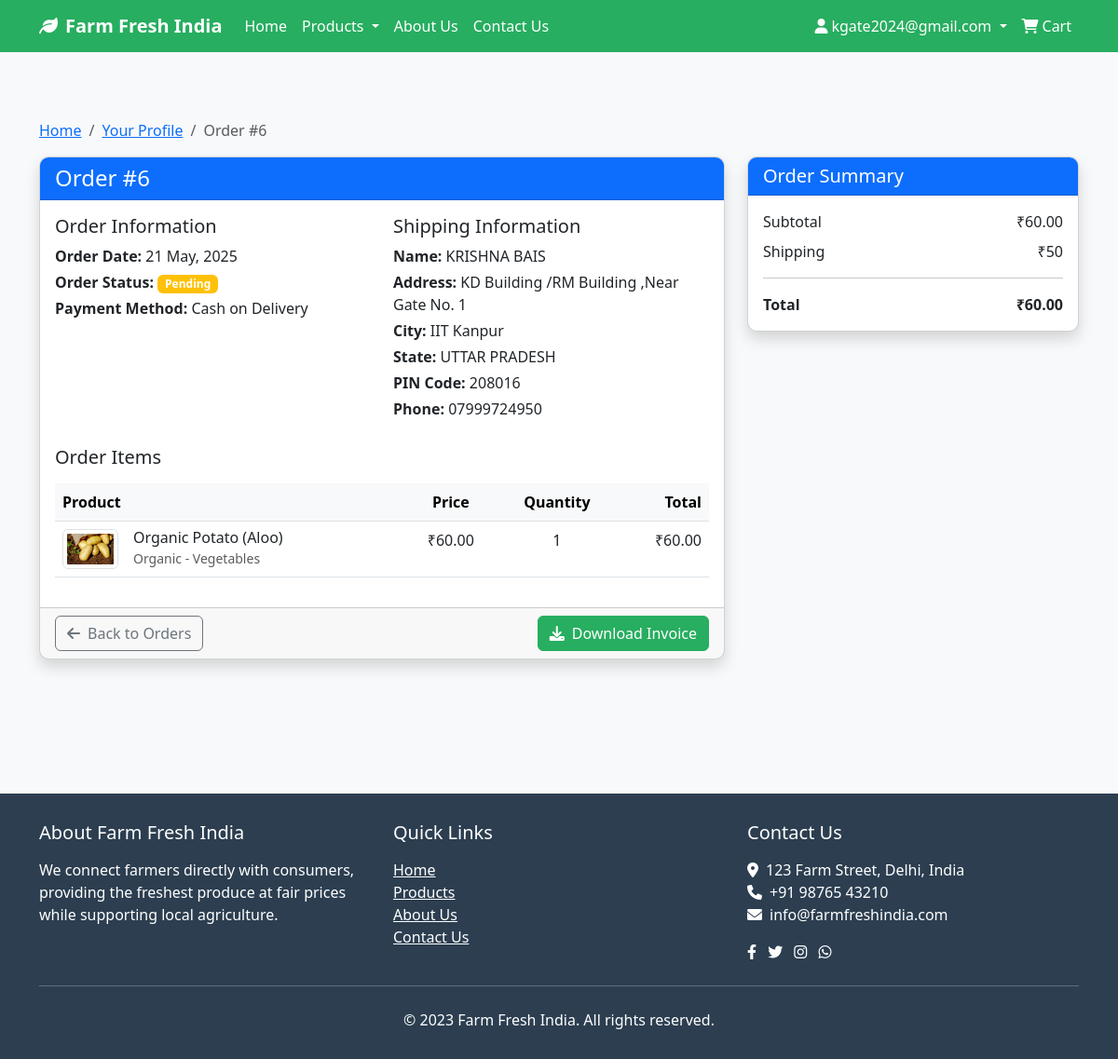
Page /cart/order/6/ (signed in) on the committed database.
### cart/models.py (models this page shows, shortened)
class Order(models.Model):
    PAYMENT_METHOD_CHOICES = [
        ('upi', 'UPI'),
        ('card', 'Credit/Debit Card'),
        ('cod', 'Cash on Delivery'),
    ]
    ORDER_STATUS_CHOICES = [
        ('pending', 'Pending'),
        ('processing', 'Processing'),
        ('shipped', 'Shipped'),
        ('delivered', 'Delivered'),
        ('cancelled', 'Cancelled'),
    ]
    user = models.ForeignKey(User, on_delete=models.CASCADE, related_name='orders')
    full_name = models.CharField(max_length=150)
    email = models.EmailField()
    phone = models.CharField(max_length=15)
    address = models.CharField(max_length=250)
    city = models.CharField(max_length=100)
    state = models.CharField(max_length=100)
    pin_code = models.CharField(max_length=20)
    created = models.DateTimeField(auto_now_add=True)
    updated = models.DateTimeField(auto_now=True)
    payment_method = models.CharField(max_length=10, choices=PAYMENT_METHOD_CHOICES, default='cod')
    transaction_id = models.CharField(max_length=150, blank=True)
    status = models.CharField(max_length=20, choices=ORDER_STATUS_CHOICES, default='pending')
    total_paid = models.DecimalField(max_digits=10, decimal_places=2)
    class Meta:
        ordering = ('-created',)
    def get_total_cost(self):
        return sum(item.get_cost() for item in self.items.all())

class OrderItem(models.Model):
    order = models.ForeignKey(Order, related_name='items', on_delete=models.CASCADE)
    product = models.ForeignKey(Product, related_name='order_items', on_delete=models.CASCADE)
    price = models.DecimalField(max_digits=10, decimal_places=2)
    quantity = models.PositiveIntegerField(default=1)
    def get_cost(self):
        return self.price * self.quantity

### products/models.py (models this page shows, shortened)
class Product(models.Model):
    category = models.ForeignKey(Category, related_name='products', on_delete=models.CASCADE)
    name = models.CharField(max_length=100)
    slug = models.SlugField(max_length=150, unique=True)
    description = models.TextField(blank=True)
    price = models.DecimalField(max_digits=10, decimal_places=2)
    stock = models.PositiveIntegerField(default=0)
    available = models.BooleanField(default=True)
    created = models.DateTimeField(auto_now_add=True)
    updated = models.DateTimeField(auto_now=True)
    image = models.ImageField(upload_to='products/', blank=True)
    is_featured = models.BooleanField(default=False)
    unit = models.CharField(max_length=20, default='kg', help_text='Unit of measurement (kg, g, piece)')
    class Meta:
        ordering = ('name',)

class Category(models.Model):
    CATEGORY_CHOICES = [
        ('normal', 'Normal'),
        ('organic', 'Organic'),
    ]
    SUB_CATEGORY_CHOICES = [
        ('anaj', 'Anaj (Grains)'),
        ('fruits', 'Fruits'),
        ('vegetables', 'Vegetables'),
    ]
    name = models.CharField(max_length=50)
    slug = models.SlugField(max_length=100, unique=True)
    category_type = models.CharField(max_length=10, choices=CATEGORY_CHOICES)
    sub_category = models.CharField(max_length=20, choices=SUB_CATEGORY_CHOICES)
    description = models.TextField(blank=True)
    image = models.ImageField(upload_to='categories/', blank=True)
    class Meta:
        verbose_name_plural = 'Categories'
        ordering = ('name',)

### cart/views.py (the view)
# urls.py: path('order/<int:order_id>/', cart_views.order_detail, name='order_detail'),
@login_required
def order_detail(request, order_id):
    order = get_object_or_404(Order, id=order_id, user=request.user)
    return render(request, 'cart/order_detail.html', {'order': order})

### cart/context_processors.py (called while the page is built)
def cart_total(request):
    if request.user.is_authenticated:
        cart = Cart(request)
        return {'cart': cart}
    return {'cart': None}

### cart/models.py (called while the page is built)
    def __len__(self):
        return sum(item['quantity'] for item in self.cart.values())

### templates/cart/order_detail.html (shortened to what this page needs)
{% extends 'base/base.html' %}
{% block content %}
<div class="container py-5">
    <nav aria-label="breadcrumb">
        <ol class="breadcrumb">
            <li class="breadcrumb-item"><a href="{% url 'home' %}">Home</a></li>
            <li class="breadcrumb-item"><a href="{% url 'profile' %}">Your Profile</a></li>
            <li class="breadcrumb-item active" aria-current="page">Order #{{ order.id }}</li>
        </ol>
    </nav>
    <div class="row">
        <div class="col-md-8 mb-4">
            <div class="card shadow">
                <div class="card-header bg-primary text-white">
                    <h4 class="mb-0">Order #{{ order.id }}</h4>
                </div>
                <div class="card-body">
                    <div class="row mb-4">
                        <div class="col-md-6">
                            <h5>Order Information</h5>
                            <p class="mb-1"><strong>Order Date:</strong> {{ order.created|date:"d F, Y" }}</p>
                            <p class="mb-1"><strong>Order Status:</strong>
                                {% if order.status == 'pending' %}
                                <span class="badge bg-warning">Pending</span>
                                {% elif order.status == 'processing' %}
                                <span class="badge bg-info">Processing</span>
                                {% elif order.status == 'shipped' %}
                                <span class="badge bg-primary">Shipped</span>
                                {% elif order.status == 'delivered' %}
                                <span class="badge bg-success">Delivered</span>
                                {% else %}
                                <span class="badge bg-secondary">{{ order.status }}</span>
                                {% endif %}
                            </p>
                            <p class="mb-1"><strong>Payment Method:</strong> {{ order.get_payment_method_display }}</p>
                        </div>
                        <div class="col-md-6">
                            <h5>Shipping Information</h5>
                            <p class="mb-1"><strong>Name:</strong> {{ order.full_name }}</p>
                            <p class="mb-1"><strong>Address:</strong> {{ order.address }}</p>
                            <p class="mb-1"><strong>City:</strong> {{ order.city }}</p>
                            <p class="mb-1"><strong>State:</strong> {{ order.state }}</p>
                            <p class="mb-1"><strong>PIN Code:</strong> {{ order.pin_code }}</p>
                            <p class="mb-1"><strong>Phone:</strong> {{ order.phone }}</p>
                        </div>
                    </div>
                    <h5 class="mb-3">Order Items</h5>
                    <div class="table-responsive">
                        <table class="table table-hover">
                            <thead class="table-light">
                                <tr>
                                    <th>Product</th>
                                    <th class="text-center">Price</th>
                                    <th class="text-center">Quantity</th>
                                    <th class="text-end">Total</th>
                                </tr>
                            </thead>
                            <tbody>
                                {% for item in order.items.all %}
                                <tr>
                                    <td>
                                        <div class="d-flex align-items-center">
                                            {% if item.product.image %}
                                            <img src="{{ item.product.image.url }}" alt="{{ item.product.name }}" class="img-thumbnail me-3" style="max-width: 60px; max-height: 60px;">
                                            {% else %}
                                            <img src="https://via.placeholder.com/60x60.png?text={{ item.product.name }}" alt="{{ item.product.name }}" class="img-thumbnail me-3">
                                            {% endif %}
                                            <div>
                                                <h6 class="mb-0">{{ item.product.name }}</h6>
                                                <small class="text-muted">{{ item.product.category.get_category_type_display }} - {{ item.product.category.get_sub_category_display }}</small>
                                            </div>
                                        </div>
                                    </td>
                                    <td class="text-center">₹{{ item.price }}</td>
                                    <td class="text-center">{{ item.quantity }}</td>
                                    <td class="text-end">₹{{ item.get_cost }}</td>
                                </tr>
                                {% endfor %}
                            </tbody>
                        </table>
                    </div>
                </div>
                <div class="card-footer">
                    <div class="row">
                        <div class="col-md-6">
                            <a href="{% url 'profile' %}" class="btn btn-outline-secondary">
                                <i class="fas fa-arrow-left me-2"></i>Back to Orders
                            </a>
                        </div>
                        <div class="col-md-6 text-end">
                            <a href="#" class="btn btn-primary">
                                <i class="fas fa-download me-2"></i>Download Invoice
                            </a>
                        </div>
                    </div>
                </div>
            </div>
        </div>
        <div class="col-md-4">
            <div class="card shadow">
                <div class="card-header bg-primary text-white">
                    <h5 class="mb-0">Order Summary</h5>
                </div>
                <div class="card-body">
                    <div class="d-flex justify-content-between mb-2">
                        <span>Subtotal</span>
                        <span>₹{{ order.get_total_cost }}</span>
                    </div>
                    <div class="d-flex justify-content-between mb-2">
                        <span>Shipping</span>
                        {% if order.get_total_cost >= 500 %}
                            <span class="text-success">Free</span>
                        {% else %}
                            <span>₹50</span>
                        {% endif %}
                    </div>
                    <hr>
                    <div class="d-flex justify-content-between">
                        <strong>Total</strong>
                        <strong>₹{{ order.total_paid }}</strong>
                    </div>
                </div>
            </div>
        </div>
    </div>
</div>
{% endblock %}

### templates/base/base.html (shortened to what this page needs)
<!DOCTYPE html>
{% load i18n %}
<html lang="{{ LANGUAGE_CODE }}">
<head>
    <link href="https://cdn.jsdelivr.net/npm/bootstrap@5.3.0/dist/css/bootstrap.min.css" rel="stylesheet">
    <link rel="stylesheet" href="https://cdnjs.cloudflare.com/ajax/libs/font-awesome/6.0.0/css/all.min.css">
</head>
<body>
    <header>
        <nav class="navbar navbar-expand-lg navbar-dark">
            <div class="container">
                <a class="navbar-brand" href="{% url 'home' %}">
                    <i class="fas fa-leaf me-2"></i>{% trans "Farm Fresh India" %}
                </a>
                <div class="collapse navbar-collapse" id="navbarNav">
                    <ul class="navbar-nav me-auto">
                        <li class="nav-item">
                            <a class="nav-link" href="{% url 'home' %}">{% trans "Home" %}</a>
                        </li>
                        <li class="nav-item dropdown">
                            <a class="nav-link dropdown-toggle" href="#" id="navbarDropdown" role="button" data-bs-toggle="dropdown" aria-expanded="false">
                                {% trans "Products" %}
                            </a>
                        </li>
                        <li class="nav-item">
                            <a class="nav-link" href="{% url 'about' %}">{% trans "About Us" %}</a>
                        </li>
                        <li class="nav-item">
                            <a class="nav-link" href="{% url 'contact' %}">{% trans "Contact Us" %}</a>
                        </li>
                    </ul>
                    <ul class="navbar-nav">
                        {% if user.is_authenticated %}
                            <li class="nav-item dropdown">
                                <a class="nav-link dropdown-toggle" href="#" id="userDropdown" role="button" data-bs-toggle="dropdown" aria-expanded="false">
                                    <i class="fas fa-user me-1"></i>{{ user.username }}
                                </a>
                            </li>
                        {% endif %}
                        <li class="nav-item">
                            <a class="nav-link" href="{% url 'cart_detail' %}">
                                <i class="fas fa-shopping-cart me-1"></i>{% trans "Cart" %}
                            </a>
                        </li>
                    </ul>
                </div>
            </div>
        </nav>
    </header>
    <main class="py-4">
        {% block content %}{% endblock %}
    </main>
    <footer class="footer mt-5">
        <div class="container">
            <div class="row">
                <div class="col-md-4 mb-4 mb-md-0">
                    <h5 class="mb-3">About Farm Fresh India</h5>
                    <p>We connect farmers directly with consumers, providing the freshest produce at fair prices while supporting local agriculture.</p>
                </div>
                <div class="col-md-4 mb-4 mb-md-0">
                    <h5 class="mb-3">Quick Links</h5>
                    <ul class="list-unstyled">
                        <li><a href="{% url 'home' %}" class="text-white">Home</a></li>
                        <li><a href="{% url 'category_list' 'normal' %}" class="text-white">Products</a></li>
                        <li><a href="{% url 'about' %}" class="text-white">About Us</a></li>
                        <li><a href="{% url 'contact' %}" class="text-white">Contact Us</a></li>
                    </ul>
                </div>
                <div class="col-md-4">
                    <h5 class="mb-3">Contact Us</h5>
                    <ul class="list-unstyled">
                        <li><i class="fas fa-map-marker-alt me-2"></i>123 Farm Street, Delhi, India</li>
                        <li><i class="fas fa-phone me-2"></i>+91 98765 43210</li>
                        <li><i class="fas fa-envelope me-2"></i>info@farmfreshindia.com</li>
                    </ul>
                    <div class="mt-3">
                        <a href="#" class="text-white me-2"><i class="fab fa-facebook-f"></i></a>
                        <a href="#" class="text-white me-2"><i class="fab fa-twitter"></i></a>
                        <a href="#" class="text-white me-2"><i class="fab fa-instagram"></i></a>
                        <a href="#" class="text-white"><i class="fab fa-whatsapp"></i></a>
                    </div>
                </div>
            </div>
            <hr class="my-4 bg-light">
            <div class="text-center">
                <p class="mb-0">&copy; 2023 Farm Fresh India. All rights reserved.</p>
            </div>
        </div>
    </footer>
</body>
</html>

### templates/base/base.html (style rules this page uses)
:root { --primary-color: #27ae60; --secondary-color: #f39c12; --dark-color: #2c3e50; --light-color: #ecf0f1; }
body { font-family: 'Segoe UI', Tahoma, Geneva, Verdana, sans-serif; background-color: #f8f9fa; }
.navbar { background-color: var(--primary-color); }
.navbar-brand { font-weight: bold; color: white !important; }
.nav-link { color: white !important; font-weight: 500; }
.btn-primary { background-color: var(--primary-color); border-color: var(--primary-color); }
.card { border-radius: 10px; overflow: hidden; transition: transform 0.3s; box-shadow: 0 4px 6px rgba(0, 0, 0, 0.1); }
.footer { background-color: var(--dark-color); color: white; padding: 30px 0; }

### rows in the picture
Order: id "6", created "21 May, 2025", payment_method "Cash on Delivery", full_name "KRISHNA BAIS", address "KD Building /RM Building ,Near Gate No. 1", city "IIT Kanpur", state "UTTAR PRADESH", pin_code "208016", phone "07999724950", get_total_cost "60.00", total_paid "60.00"
OrderItem: product.image (picture), product.name "Organic Potato (Aloo)", product.category.category_type "Organic", product.category.sub_category "Vegetables", price "60.00", quantity "1", get_cost "60.00"

### other values in the picture
{{ user.username }} "kgate2024@gmail.com"
